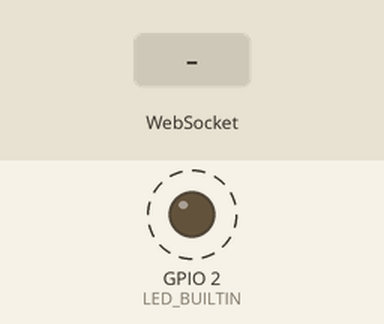
Simulated run of this program. Board: ESP32. Parts: output pins drawn as LEDs (lit = HIGH). Dashed ring = blinking. The test bench sets the inputs (shaded band). Storage starts empty; what the program prints to the serial monitor is not drawn.

Above: at 1.2 s.
1.3 s: WebSocket text "1" received
Timing chart, 0 to 9.5 s (numbered marks = the images above; inputs shaded):
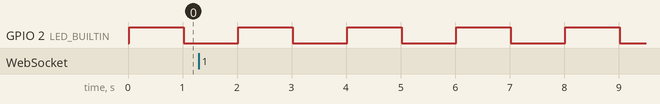

The program:

main.cpp
```cpp
#include <Arduino.h>
#include "FS.h"
#include "SPIFFS.h"
#include <WiFi.h>
#include <ESPAsyncWebServer.h>
#include "Communication.h"
#include <ESPmDNS.h>
#include <jled.h>

#define FORMAT_SPIFFS_IF_FAILED true
#define SERIAL_DEBUG Serial
#define SERIAL_DEBUG_BAUD 115200

#define SSID "daqdrew 🥵🍆💦"
//#define PASSWORD "123456789"

// Serial port used for getting incoming data from teensy.
#define SERIAL_DATA Serial2
#define SERIAL_DATA_BAUD 115200

JLed led(LED_BUILTIN);
AsyncWebServer server(80);
AsyncWebSocket ws("/ws");

void onWsEvent(AsyncWebSocket *server, AsyncWebSocketClient *client, AwsEventType type, void *arg, uint8_t *data,
               size_t len) {
    if (type == WS_EVT_CONNECT) {
        Serial.printf("ws[%s][%u] connect\n", server->url(), client->id());
        client->printf("Hello Client %u :)", client->id());
        client->ping();
    } else if (type == WS_EVT_DISCONNECT) {
        Serial.printf("ws[%s][%u] disconnect\n", server->url(), client->id());
    } else if (type == WS_EVT_ERROR) {
        Serial.printf("ws[%s][%u] error(%u): %s\n", server->url(), client->id(), *((uint16_t *) arg), (char *) data);
    } else if (type == WS_EVT_PONG) {
        Serial.printf("ws[%s][%u] pong[%u]: %s\n", server->url(), client->id(), len, (len) ? (char *) data : "");
    } else if (type == WS_EVT_DATA) {
        Serial.println("DATA");
    }
}

void setup() {
    SERIAL_DEBUG.begin(SERIAL_DEBUG_BAUD);
    SERIAL_DATA.begin(SERIAL_DATA_BAUD); // TEENSY BAUDRATE - CHANGE AS NEEDED.
    SERIAL_DEBUG.println("Starting SPIFFS");
    if (!SPIFFS.begin(FORMAT_SPIFFS_IF_FAILED)) {
        SERIAL_DEBUG.println("SPIFFS Mount Failed");

        led.Blink(100, 1000).Forever();
        while (true) led.Update();
    }

    SERIAL_DEBUG.println("Setting up server");
    ws.onEvent(onWsEvent);
    server.addHandler(&ws);
    server.serveStatic("/", SPIFFS, "/").setDefaultFile("index.html");

//    SERIAL_DEBUG.println("Starting MDNS");
//    if (!MDNS.begin("ecvt")) {
//        Serial.println("Error starting mDNS");
//        led.Blink(100, 100).Blink(1000, 1000).Forever();
//        while (true) led.Update();
//    }

    SERIAL_DEBUG.println("Starting AP");
    WiFi.softAPConfig(
            IPAddress(192, 168, 1, 1),
            IPAddress(192, 168, 1, 1),
            IPAddress(255, 255, 255, 0)
    );

#ifndef PASSWORD
    WiFi.softAP(SSID);
#else
    WiFi.softAP(SSID, PASSWORD);
#endif
    Serial.println(WiFi.localIP());

    server.begin();
    Serial.println("BEGAN");
    led.Blink(1000, 1000).Forever();
}


enum CommState {
    INITIALIZE,
    WAIT_PACKET_FILL,
    REPLICATE_FRAME
};
const uint8_t START_DATA_SIZE = 2;   // Bytes
const uint8_t START_BYTE_VAL = 0xAA; // 1010 1010
const int8_t CHECK_DATA_SIZE = 2;   // Bytes
const uint8_t TOTAL_SIZE = sizeof(Data) + START_DATA_SIZE + CHECK_DATA_SIZE;
unsigned long lastNotif = 0;

const int DISPATCH_SIZE = 1500;
const long int DISPATCH_TIMEOUT = 1000;

void loop() {
    static uint8_t comm_buf[DISPATCH_SIZE + 5];
    static size_t comm_size = 0;
    static CommState state = INITIALIZE;

    static char msg_buf[1024];
    static unsigned long serial_bytes = 0;
    static unsigned long last_write = 0;

    switch (state) {
        case INITIALIZE:
            state = WAIT_PACKET_FILL;
            break;

        case WAIT_PACKET_FILL:
            if (SERIAL_DATA.available()) {
                comm_buf[comm_size++] = SERIAL_DATA.read();
                serial_bytes++;
            }

            if (comm_size >= DISPATCH_SIZE || (millis() - last_write > DISPATCH_TIMEOUT && comm_size > TOTAL_SIZE))
                state = REPLICATE_FRAME;

            break;

        case REPLICATE_FRAME:
            ws.binaryAll(comm_buf, comm_size);
            comm_size = 0;
            last_write = millis();
            state = WAIT_PACKET_FILL;
            break;
    }

    if (millis() - lastNotif > 1000) {
        sprintf(msg_buf, "RX: %ld", serial_bytes);
        ws.textAll(msg_buf);
        lastNotif = millis();
    }

    led.Update();
}
```

Communication.h
```cpp
//
// Created by Dominic on 1/16/2022.
//

#ifndef ECVTVIEWER_COMMUNICATION_H
#define ECVTVIEWER_COMMUNICATION_H
struct Data
{
    uint32_t time;
    int16_t rwSpeed;
    // Engine
    int8_t eState;
    int16_t eSpeed;
    int16_t ePID;
    int16_t eP;
    int16_t eI;
    int16_t eD;
    // Primary
    int8_t pState;
    int32_t pEncoder;
    int16_t pLoadCellForce;
    int16_t pMotorCurrent;
    int16_t pControllerOutput;
    // Secondary
    int8_t sState;
    int32_t sEncoder;
    int16_t sLoadCellForce;
    int16_t sMotorCurrent;
    int16_t sControllerOutput;
    int16_t sEncoderPID;
    int16_t sLoadCellPID;
    int16_t sLoadCellP;
    int16_t sLoadCellI;
    int16_t sLoadCellD;
} __attribute__((packed)) data;
#endif //ECVTVIEWER_COMMUNICATION_H
```

Measured:
- by itself, GPIO 2 (LED_BUILTIN): alternates HIGH for 1.0 s and LOW for 1.0 s
